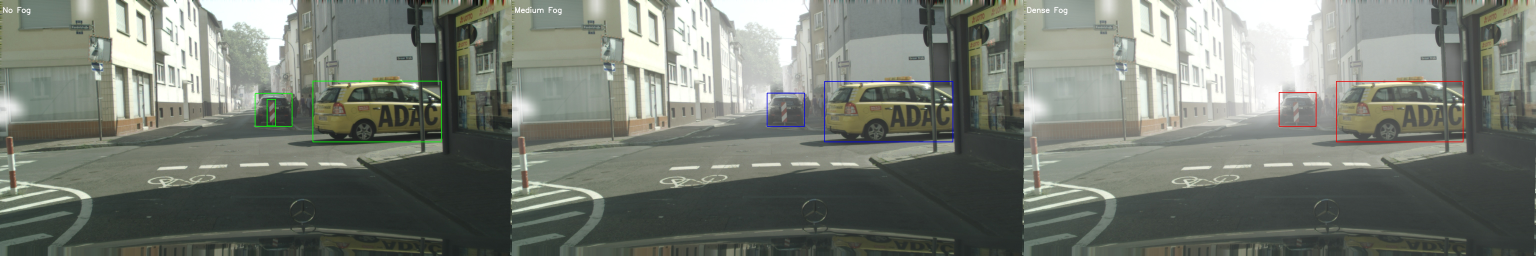
#> input picture 2.2.1- Object Detection/comparison.jpg, 6144 x 1024 px (shown at 1/4 size)
$ python -i visual.py   (imports and definitions only)
#> lines starting #> are read from the running program, lines starting #| are printed output that depends on the picture
#> further down, picture is the input picture: shape (1024, 6144, 3); mean B, G, R 115.2, 124.1, 119
from glob import glob
import cv2
import numpy as np
import os
from ultralytics import YOLO

def enhance_contrast(img):
    lab = cv2.cvtColor(img, cv2.COLOR_BGR2LAB)
#> lab: shape (1024, 6144, 3); mean of channels 0, 1, 2 128.7, 124.4, 132.2
    l, a, b = cv2.split(lab)
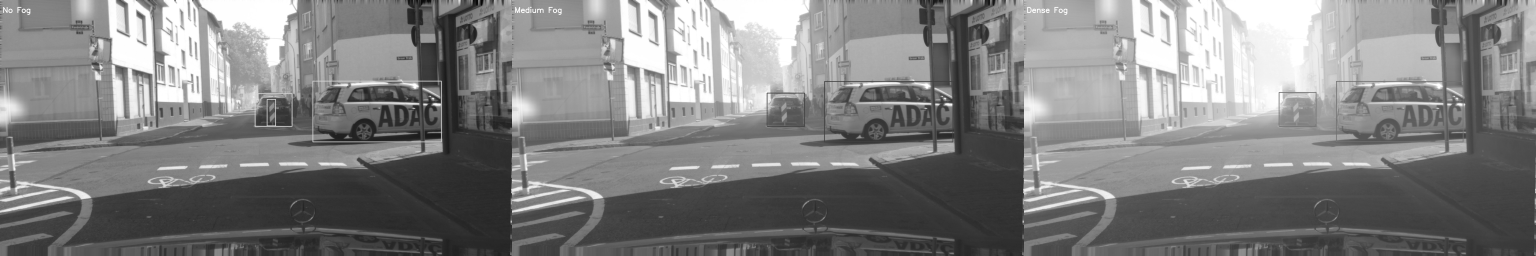
#> l: shape (1024, 6144) (shown at 1/4 size); min 7, max 255, mean 128.7
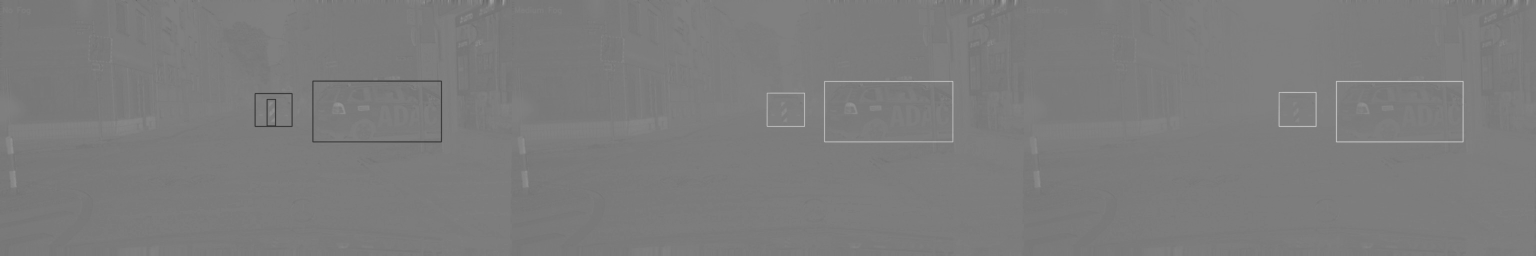
#> a: shape (1024, 6144) (shown at 1/4 size); min 42, max 206, mean 124.4
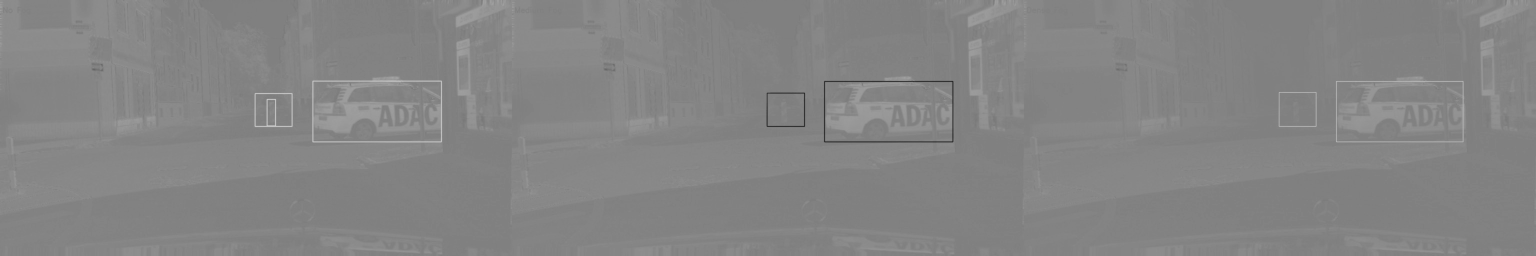
#> b: shape (1024, 6144) (shown at 1/4 size); min 23, max 211, mean 132.2
    clahe = cv2.createCLAHE(clipLimit=7.0, tileGridSize=(16,16))
    l = clahe.apply(l)
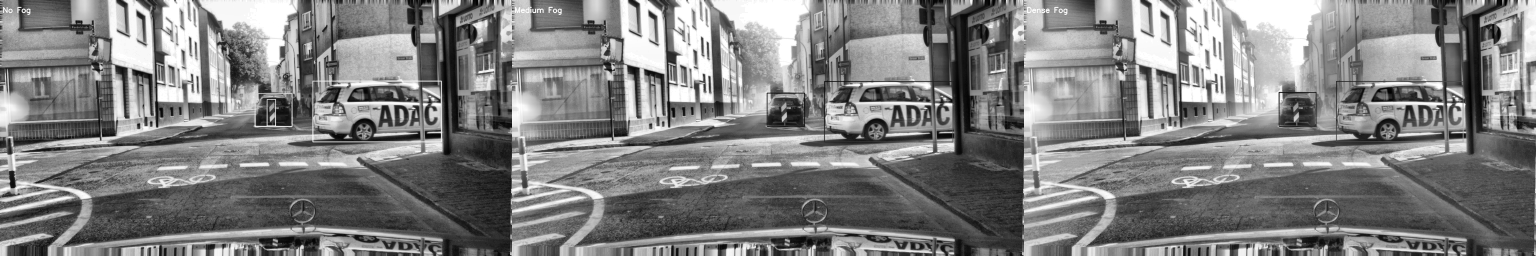
#> l: shape (1024, 6144) (shown at 1/4 size); min 0, max 255, mean 128.7
    lab = cv2.merge((l, a, b))
#> lab: shape (1024, 6144, 3); mean of channels 0, 1, 2 128.7, 124.4, 132.2
    return cv2.cvtColor(lab, cv2.COLOR_LAB2BGR)
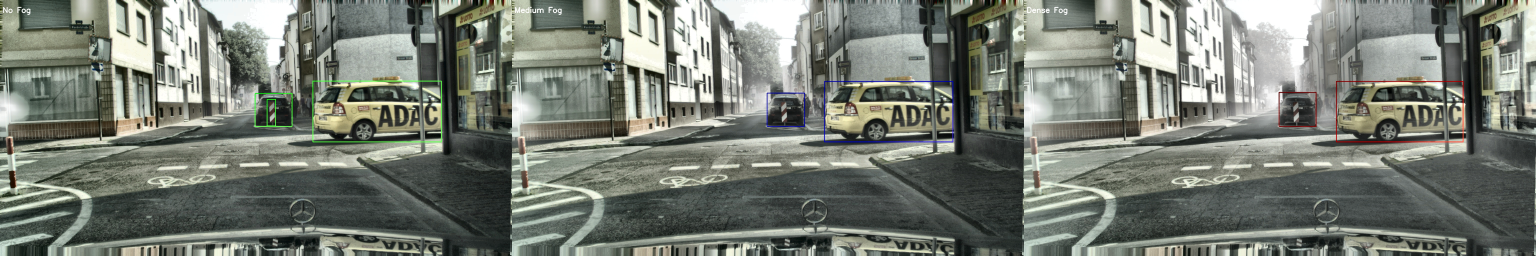
#> returned value: shape (1024, 6144, 3) (shown at 1/4 size); mean B, G, R 115.5, 124.6, 119.4


def draw_boxes(img, boxes, color=(0, 255, 0), label=""):
    for box in boxes:
        x1, y1, x2, y2 = map(int, box)
        cv2.rectangle(img, (x1, y1), (x2, y2), color, 2)
    cv2.putText(img, label, (10, 50), cv2.FONT_HERSHEY_SIMPLEX, 1, (255, 255, 255), 2, cv2.LINE_AA)
    return img

def run_detection(model, img):
    results = model(img)
    return results[0].boxes.xyxy.cpu().numpy()

# [1 line that did not run here, left out]

base_dir = "C:\\Users\\Asus\\Desktop\\Foggy_Cityscapes"
no_fog_dir = os.path.join(base_dir, "No_Fog")
medium_fog_dir = os.path.join(base_dir, "Medium_Fog")
dense_fog_dir = os.path.join(base_dir, "Dense_Fog")

no_fog_images = sorted(glob(os.path.join(no_fog_dir, "*.png")))
medium_fog_images = sorted(glob(os.path.join(medium_fog_dir, "*.png")))
dense_fog_images = sorted(glob(os.path.join(dense_fog_dir, "*.png")))

iou_scores = []
count = 0
# [44 lines not run here, left out]

     # Only process one image for visualization

>>> import cv2
>>> picture = cv2.imread('comparison.jpg')
>>> result = enhance_contrast(picture)
